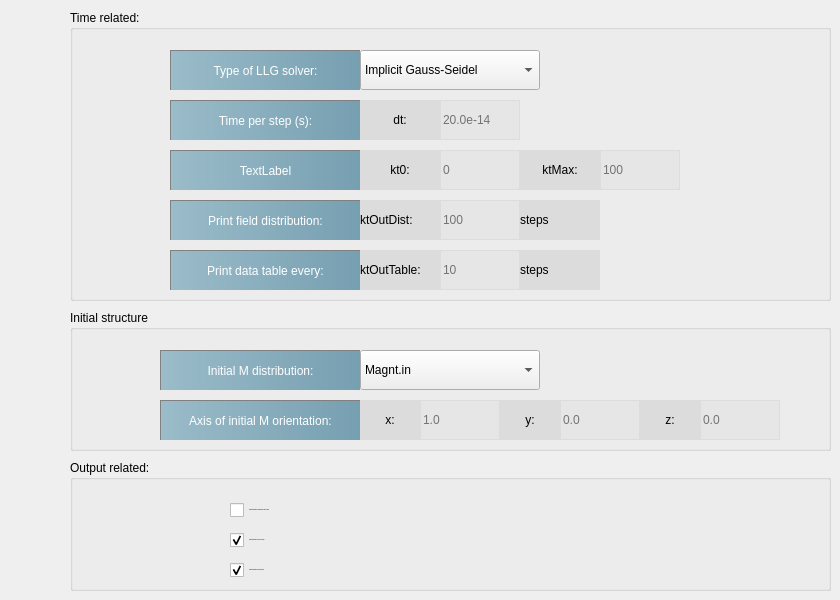
   <widget class="QWidget" name="tab_3">
    <attribute name="title">
     <string>Evolution</string>
    </attribute>
    <widget class="QGroupBox" name="groupBox_3">
     <property name="geometry">
      <rect>
       <x>70</x>
       <y>460</y>
       <width>761</width>
       <height>131</height>
      </rect>
     </property>
     <property name="title">
      <string>Output related:</string>
     </property>
     <widget class="QCheckBox" name="outputS_CB">
      <property name="geometry">
       <rect>
        <x>160</x>
        <y>40</y>
        <width>341</width>
        <height>20</height>
       </rect>
      </property>
      <property name="minimumSize">
       <size>
        <width>0</width>
        <height>20</height>
       </size>
      </property>
      <property name="font">
       <font>
        <pointsize>-1</pointsize>
       </font>
      </property>
      <property name="text">
       <string>Output distribution of eigenstrain, strain, stress</string>
      </property>
     </widget>
     <widget class="QCheckBox" name="outputH_CB">
      <property name="geometry">
       <rect>
        <x>160</x>
        <y>100</y>
        <width>281</width>
        <height>20</height>
       </rect>
      </property>
      <property name="minimumSize">
       <size>
        <width>0</width>
        <height>20</height>
       </size>
      </property>
      <property name="font">
       <font>
        <pointsize>-1</pointsize>
       </font>
      </property>
      <property name="text">
       <string>Output distribution of effective field</string>
      </property>
      <property name="checked">
       <bool>true</bool>
      </property>
     </widget>
     <widget class="QCheckBox" name="outputE_CB">
      <property name="geometry">
       <rect>
        <x>160</x>
        <y>70</y>
        <width>281</width>
        <height>20</height>
       </rect>
      </property>
      <property name="minimumSize">
       <size>
        <width>0</width>
        <height>20</height>
       </size>
      </property>
      <property name="font">
       <font>
        <pointsize>-1</pointsize>
       </font>
      </property>
      <property name="text">
       <string>Output distribution of energy density</string>
      </property>
      <property name="checked">
       <bool>true</bool>
      </property>
     </widget>
    </widget>
    <widget class="QGroupBox" name="groupBox_4">
     <property name="geometry">
      <rect>
       <x>70</x>
       <y>310</y>
       <width>761</width>
       <height>141</height>
      </rect>
     </property>
     <property name="styleSheet">
      <string notr="true">QLineEdit{
	background-color:rgb(230,230,230);
border:1px solid rgb(220,220,220);
min-width:78px;
min-height:38px;
qproperty-alignment: AlignCenter;
}

QLineEdit::hover, QLineEdit:focus{
	background-color:rgb(255,255,255);
}

QLineEdit:focus{
	background-color:rgb(255,255,255);
}

QLabel{
background-color:rgb(220, 220, 220);
qproperty-alignment: AlignCenter;

}</string>
     </property>
     <property name="title">
      <string>Initial structure</string>
     </property>
     <widget class="QLabel" name="label_46">
      <property name="geometry">
       <rect>
        <x>90</x>
        <y>40</y>
        <width>200</width>
        <height>40</height>
       </rect>
      </property>
      <property name="minimumSize">
       <size>
        <width>0</width>
        <height>0</height>
       </size>
      </property>
      <property name="styleSheet">
       <string notr="true">QLabel{
	background-color: qlineargradient(spread:pad, x1:0, y1:0, x2:1, y2:0, stop:0 rgba(155, 188, 201, 255), stop:1 rgba(118, 159, 177, 255))	;
	padding:5px 10px;
width:200px;
height:20px;
	color:white;
border-left: 1px solid gray;
border-top:1px solid gray;
qproperty-alignment: AlignCenter;
width:180px;
height:40px;
}

</string>
      </property>
      <property name="text">
       <string>Initial M distribution:</string>
      </property>
      <property name="alignment">
       <set>Qt::AlignCenter</set>
      </property>
     </widget>
     <widget class="QLabel" name="axisInitialM_LB">
      <property name="geometry">
       <rect>
        <x>90</x>
        <y>90</y>
        <width>200</width>
        <height>40</height>
       </rect>
      </property>
      <property name="minimumSize">
       <size>
        <width>0</width>
        <height>0</height>
       </size>
      </property>
      <property name="styleSheet">
       <string notr="true">QLabel{
	background-color: qlineargradient(spread:pad, x1:0, y1:0, x2:1, y2:0, stop:0 rgba(155, 188, 201, 255), stop:1 rgba(118, 159, 177, 255))	;
	padding:5px 10px;
width:200px;
height:20px;
	color:white;
border-left: 1px solid gray;
border-top:1px solid gray;
qproperty-alignment: AlignCenter;
width:180px;
height:40px;
}

</string>
      </property>
      <property name="text">
       <string>Axis of initial M orientation:</string>
      </property>
      <property name="alignment">
       <set>Qt::AlignCenter</set>
      </property>
     </widget>
     <widget class="QComboBox" name="choiceInitial_Combo">
      <property name="geometry">
       <rect>
        <x>290</x>
        <y>40</y>
        <width>180</width>
        <height>40</height>
       </rect>
      </property>
      <property name="minimumSize">
       <size>
        <width>104</width>
        <height>40</height>
       </size>
      </property>
      <property name="maximumSize">
       <size>
        <width>1000</width>
        <height>16777215</height>
       </size>
      </property>
      <property name="toolTip">
       <string>&lt;html&gt;&lt;head/&gt;&lt;body&gt;&lt;p&gt;Initial m distribution: &lt;/p&gt;&lt;p&gt;0 means 'magnt.in'.&lt;/p&gt;&lt;p&gt;1 means random orientation.&lt;/p&gt;&lt;p&gt;2 means specified uniform orientation.&lt;/p&gt;&lt;p&gt;3 means specified vortex domain.&lt;/p&gt;&lt;/body&gt;&lt;/html&gt;</string>
      </property>
      <property name="currentIndex">
       <number>0</number>
      </property>
      <item>
       <property name="text">
        <string>Magnt.in</string>
       </property>
      </item>
      <item>
       <property name="text">
        <string>Random</string>
       </property>
      </item>
      <item>
       <property name="text">
        <string>Uniform</string>
       </property>
      </item>
      <item>
       <property name="text">
        <string>Vortex</string>
       </property>
      </item>
     </widget>
     <widget class="QLabel" name="axisInitialM1_LB">
      <property name="geometry">
       <rect>
        <x>290</x>
        <y>90</y>
        <width>60</width>
        <height>40</height>
       </rect>
      </property>
      <property name="minimumSize">
       <size>
        <width>60</width>
        <height>0</height>
       </size>
      </property>
      <property name="maximumSize">
       <size>
        <width>60</width>
        <height>16777215</height>
       </size>
      </property>
      <property name="toolTip">
       <string>&lt;html&gt;&lt;head/&gt;&lt;body&gt;&lt;p&gt;Axis of a uniform orientation, or a vortex domain, for the initial m distribution (only for choiceInitialM=2,3)&lt;/p&gt;&lt;/body&gt;&lt;/html&gt;</string>
      </property>
      <property name="text">
       <string>x:</string>
      </property>
      <property name="alignment">
       <set>Qt::AlignCenter</set>
      </property>
     </widget>
     <widget class="QLineEdit" name="axisInitialM1_LE">
      <property name="geometry">
       <rect>
        <x>350</x>
        <y>90</y>
        <width>80</width>
        <height>40</height>
       </rect>
      </property>
      <property name="minimumSize">
       <size>
        <width>80</width>
        <height>40</height>
       </size>
      </property>
      <property name="maximumSize">
       <size>
        <width>80</width>
        <height>16777215</height>
       </size>
      </property>
      <property name="toolTip">
       <string>&lt;html&gt;&lt;head/&gt;&lt;body&gt;&lt;p&gt;Axis of a uniform orientation, or a vortex domain, for the initial m distribution (only for choiceInitialM=2,3)&lt;/p&gt;&lt;/body&gt;&lt;/html&gt;</string>
      </property>
      <property name="placeholderText">
       <string>1.0</string>
      </property>
     </widget>
     <widget class="QLineEdit" name="axisInitialM2_LE">
      <property name="geometry">
       <rect>
        <x>490</x>
        <y>90</y>
        <width>80</width>
        <height>40</height>
       </rect>
      </property>
      <property name="minimumSize">
       <size>
        <width>80</width>
        <height>40</height>
       </size>
      </property>
      <property name="maximumSize">
       <size>
        <width>80</width>
        <height>16777215</height>
       </size>
      </property>
      <property name="toolTip">
       <string>&lt;html&gt;&lt;head/&gt;&lt;body&gt;&lt;p&gt;Axis of a uniform orientation, or a vortex domain, for the initial m distribution (only for choiceInitialM=2,3)&lt;/p&gt;&lt;/body&gt;&lt;/html&gt;</string>
      </property>
      <property name="placeholderText">
       <string>0.0</string>
      </property>
     </widget>
     <widget class="QLabel" name="axisInitialM2_LB">
      <property name="geometry">
       <rect>
        <x>430</x>
        <y>90</y>
        <width>60</width>
        <height>40</height>
       </rect>
      </property>
      <property name="minimumSize">
       <size>
        <width>60</width>
        <height>0</height>
       </size>
      </property>
      <property name="maximumSize">
       <size>
        <width>60</width>
        <height>16777215</height>
       </size>
      </property>
      <property name="toolTip">
       <string>&lt;html&gt;&lt;head/&gt;&lt;body&gt;&lt;p&gt;Axis of a uniform orientation, or a vortex domain, for the initial m distribution (only for choiceInitialM=2,3)&lt;/p&gt;&lt;/body&gt;&lt;/html&gt;</string>
      </property>
      <property name="text">
       <string>y:</string>
      </property>
      <property name="alignment">
       <set>Qt::AlignCenter</set>
      </property>
     </widget>
     <widget class="QLineEdit" name="axisInitialM3_LE">
      <property name="geometry">
       <rect>
        <x>630</x>
        <y>90</y>
        <width>80</width>
        <height>40</height>
       </rect>
      </property>
      <property name="minimumSize">
       <size>
        <width>80</width>
        <height>40</height>
       </size>
      </property>
      <property name="maximumSize">
       <size>
        <width>80</width>
        <height>16777215</height>
       </size>
      </property>
      <property name="toolTip">
       <string>&lt;html&gt;&lt;head/&gt;&lt;body&gt;&lt;p&gt;Axis of a uniform orientation, or a vortex domain, for the initial m distribution (only for choiceInitialM=2,3)&lt;/p&gt;&lt;/body&gt;&lt;/html&gt;</string>
      </property>
      <property name="placeholderText">
       <string>0.0</string>
      </property>
     </widget>
     <widget class="QLabel" name="axisInitialM3_LB">
      <property name="geometry">
       <rect>
        <x>570</x>
        <y>90</y>
        <width>60</width>
        <height>40</height>
       </rect>
      </property>
      <property name="minimumSize">
       <size>
        <width>60</width>
        <height>0</height>
       </size>
      </property>
      <property name="maximumSize">
       <size>
        <width>60</width>
        <height>16777215</height>
       </size>
      </property>
      <property name="toolTip">
       <string>&lt;html&gt;&lt;head/&gt;&lt;body&gt;&lt;p&gt;Axis of a uniform orientation, or a vortex domain, for the initial m distribution (only for choiceInitialM=2,3)&lt;/p&gt;&lt;/body&gt;&lt;/html&gt;</string>
      </property>
      <property name="text">
       <string>z:</string>
      </property>
      <property name="alignment">
       <set>Qt::AlignCenter</set>
      </property>
     </widget>
    </widget>
    <widget class="QGroupBox" name="groupBox_2">
     <property name="geometry">
      <rect>
       <x>70</x>
       <y>10</y>
       <width>761</width>
       <height>291</height>
      </rect>
     </property>
     <property name="styleSheet">
      <string notr="true">QLineEdit{
	background-color:rgb(230,230,230);
border:1px solid rgb(220,220,220);
min-width:78px;
min-height:38px;
qproperty-alignment: AlignCenter;
}

QLineEdit::hover, QLineEdit:focus{
	background-color:rgb(255,255,255);
}

QLineEdit:focus{
	background-color:rgb(255,255,255);
}

QLabel{
background-color:rgb(220, 220, 220);
qproperty-alignment: AlignCenter;

}</string>
     </property>
     <property name="title">
      <string>Time related:</string>
     </property>
     <widget class="QLabel" name="label_41">
      <property name="geometry">
       <rect>
        <x>100</x>
        <y>90</y>
        <width>190</width>
        <height>40</height>
       </rect>
      </property>
      <property name="minimumSize">
       <size>
        <width>0</width>
        <height>0</height>
       </size>
      </property>
      <property name="maximumSize">
       <size>
        <width>1000</width>
        <height>16777215</height>
       </size>
      </property>
      <property name="styleSheet">
       <string notr="true">QLabel{
	background-color: qlineargradient(spread:pad, x1:0, y1:0, x2:1, y2:0, stop:0 rgba(155, 188, 201, 255), stop:1 rgba(118, 159, 177, 255))	;
	padding:5px 10px;
width:200px;
height:20px;
	color:white;
border-left: 1px solid gray;
border-top:1px solid gray;
qproperty-alignment: AlignCenter;
width:180px;
height:40px;
}

</string>
      </property>
      <property name="text">
       <string>Time per step (s):</string>
      </property>
      <property name="alignment">
       <set>Qt::AlignCenter</set>
      </property>
     </widget>
     <widget class="QLabel" name="label_30">
      <property name="geometry">
       <rect>
        <x>100</x>
        <y>140</y>
        <width>190</width>
        <height>40</height>
       </rect>
      </property>
      <property name="minimumSize">
       <size>
        <width>0</width>
        <height>0</height>
       </size>
      </property>
      <property name="styleSheet">
       <string notr="true">QLabel{
	background-color: qlineargradient(spread:pad, x1:0, y1:0, x2:1, y2:0, stop:0 rgba(155, 188, 201, 255), stop:1 rgba(118, 159, 177, 255))	;
	padding:5px 10px;
width:200px;
height:20px;
	color:white;
border-left: 1px solid gray;
border-top:1px solid gray;
qproperty-alignment: AlignCenter;

}

</string>
      </property>
      <property name="text">
       <string>TextLabel</string>
      </property>
      <property name="alignment">
       <set>Qt::AlignCenter</set>
      </property>
     </widget>
     <widget class="QLabel" name="label_22">
      <property name="geometry">
       <rect>
        <x>290</x>
        <y>90</y>
        <width>80</width>
        <height>40</height>
       </rect>
      </property>
      <property name="minimumSize">
       <size>
        <width>0</width>
        <height>0</height>
       </size>
      </property>
      <property name="maximumSize">
       <size>
        <width>80</width>
        <height>16777215</height>
       </size>
      </property>
      <property name="text">
       <string>dt:</string>
      </property>
      <property name="alignment">
       <set>Qt::AlignCenter</set>
      </property>
     </widget>
     <widget class="QLineEdit" name="dt_LE">
      <property name="geometry">
       <rect>
        <x>370</x>
        <y>90</y>
        <width>80</width>
        <height>40</height>
       </rect>
      </property>
      <property name="minimumSize">
       <size>
        <width>80</width>
        <height>40</height>
       </size>
      </property>
      <property name="maximumSize">
       <size>
        <width>80</width>
        <height>16777215</height>
       </size>
      </property>
      <property name="toolTip">
       <string>The marching step size for evolving equation.</string>
      </property>
      <property name="placeholderText">
       <string>20.0e-14</string>
      </property>
     </widget>
     <widget class="QLabel" name="label_43">
      <property name="geometry">
       <rect>
        <x>290</x>
        <y>140</y>
        <width>80</width>
        <height>40</height>
       </rect>
      </property>
      <property name="minimumSize">
       <size>
        <width>0</width>
        <height>0</height>
       </size>
      </property>
      <property name="maximumSize">
       <size>
        <width>80</width>
        <height>16777215</height>
       </size>
      </property>
      <property name="toolTip">
       <string>Starting timestep value</string>
      </property>
      <property name="text">
       <string>kt0:</string>
      </property>
      <property name="alignment">
       <set>Qt::AlignCenter</set>
      </property>
     </widget>
     <widget class="QLineEdit" name="kt0_LE">
      <property name="geometry">
       <rect>
        <x>370</x>
        <y>140</y>
        <width>80</width>
        <height>40</height>
       </rect>
      </property>
      <property name="minimumSize">
       <size>
        <width>80</width>
        <height>40</height>
       </size>
      </property>
      <property name="maximumSize">
       <size>
        <width>80</width>
        <height>16777215</height>
       </size>
      </property>
      <property name="toolTip">
       <string>Starting timestep value</string>
      </property>
      <property name="placeholderText">
       <string>0</string>
      </property>
     </widget>
     <widget class="QLabel" name="label_44">
      <property name="geometry">
       <rect>
        <x>450</x>
        <y>140</y>
        <width>80</width>
        <height>40</height>
       </rect>
      </property>
      <property name="minimumSize">
       <size>
        <width>0</width>
        <height>0</height>
       </size>
      </property>
      <property name="maximumSize">
       <size>
        <width>80</width>
        <height>16777215</height>
       </size>
      </property>
      <property name="toolTip">
       <string>The ending step of the simulation</string>
      </property>
      <property name="text">
       <string>ktMax:</string>
      </property>
      <property name="alignment">
       <set>Qt::AlignCenter</set>
      </property>
     </widget>
     <widget class="QLineEdit" name="ktmax_LE">
      <property name="geometry">
       <rect>
        <x>530</x>
        <y>140</y>
        <width>80</width>
        <height>40</height>
       </rect>
      </property>
      <property name="minimumSize">
       <size>
        <width>80</width>
        <height>40</height>
       </size>
      </property>
      <property name="maximumSize">
       <size>
        <width>80</width>
        <height>16777215</height>
       </size>
      </property>
      <property name="toolTip">
       <string>The ending step of the simulation</string>
      </property>
      <property name="placeholderText">
       <string>100</string>
      </property>
     </widget>
     <widget class="QLabel" name="label_55">
      <property name="geometry">
       <rect>
        <x>100</x>
        <y>190</y>
        <width>190</width>
        <height>40</height>
       </rect>
      </property>
      <property name="minimumSize">
       <size>
        <width>0</width>
        <height>0</height>
       </size>
      </property>
      <property name="styleSheet">
       <string notr="true">QLabel{
	background-color: qlineargradient(spread:pad, x1:0, y1:0, x2:1, y2:0, stop:0 rgba(155, 188, 201, 255), stop:1 rgba(118, 159, 177, 255))	;
	padding:5px 10px;
	color:white;
border-left: 1px solid gray;
border-top:1px solid gray;
qproperty-alignment: AlignCenter;
width:180px;
height:40px;
}

</string>
      </property>
      <property name="text">
       <string>Print field distribution:</string>
      </property>
      <property name="alignment">
       <set>Qt::AlignCenter</set>
      </property>
     </widget>
     <widget class="QLabel" name="label_45">
      <property name="geometry">
       <rect>
        <x>100</x>
        <y>240</y>
        <width>190</width>
        <height>40</height>
       </rect>
      </property>
      <property name="minimumSize">
       <size>
        <width>0</width>
        <height>0</height>
       </size>
      </property>
      <property name="styleSheet">
       <string notr="true">QLabel{
	background-color: qlineargradient(spread:pad, x1:0, y1:0, x2:1, y2:0, stop:0 rgba(155, 188, 201, 255), stop:1 rgba(118, 159, 177, 255))	;
	padding:5px 10px;
	color:white;
border-left: 1px solid gray;
border-top:1px solid gray;
qproperty-alignment: AlignCenter;
width:180px;
height:40px;
}

</string>
      </property>
      <property name="text">
       <string>Print data table every:</string>
      </property>
      <property name="alignment">
       <set>Qt::AlignCenter</set>
      </property>
     </widget>
     <widget class="QLabel" name="label_28">
      <property name="geometry">
       <rect>
        <x>290</x>
        <y>190</y>
        <width>80</width>
        <height>40</height>
       </rect>
      </property>
      <property name="minimumSize">
       <size>
        <width>0</width>
        <height>0</height>
       </size>
      </property>
      <property name="toolTip">
       <string>output step interval for spatial distribution</string>
      </property>
      <property name="text">
       <string>ktOutDist:</string>
      </property>
     </widget>
     <widget class="QLineEdit" name="ktOutDist_LE">
      <property name="geometry">
       <rect>
        <x>370</x>
        <y>190</y>
        <width>80</width>
        <height>40</height>
       </rect>
      </property>
      <property name="minimumSize">
       <size>
        <width>80</width>
        <height>40</height>
       </size>
      </property>
      <property name="maximumSize">
       <size>
        <width>80</width>
        <height>16777215</height>
       </size>
      </property>
      <property name="toolTip">
       <string>output step interval for spatial distribution</string>
      </property>
      <property name="placeholderText">
       <string>100</string>
      </property>
     </widget>
     <widget class="QLabel" name="label_24">
      <property name="geometry">
       <rect>
        <x>450</x>
        <y>190</y>
        <width>80</width>
        <height>40</height>
       </rect>
      </property>
      <property name="minimumSize">
       <size>
        <width>0</width>
        <height>0</height>
       </size>
      </property>
      <property name="toolTip">
       <string>output step interval for spatial distribution</string>
      </property>
      <property name="text">
       <string>steps</string>
      </property>
     </widget>
     <widget class="QLabel" name="label_26">
      <property name="geometry">
       <rect>
        <x>290</x>
        <y>240</y>
        <width>80</width>
        <height>40</height>
       </rect>
      </property>
      <property name="minimumSize">
       <size>
        <width>0</width>
        <height>0</height>
       </size>
      </property>
      <property name="toolTip">
       <string>output step interval for data table</string>
      </property>
      <property name="text">
       <string>ktOutTable:</string>
      </property>
     </widget>
     <widget class="QLineEdit" name="ktOutTable_LE">
      <property name="geometry">
       <rect>
        <x>370</x>
        <y>240</y>
        <width>80</width>
        <height>40</height>
       </rect>
      </property>
      <property name="minimumSize">
       <size>
        <width>80</width>
        <height>40</height>
       </size>
      </property>
      <property name="maximumSize">
       <size>
        <width>80</width>
        <height>16777215</height>
       </size>
      </property>
      <property name="toolTip">
       <string>output step interval for data table</string>
      </property>
      <property name="placeholderText">
       <string>10</string>
      </property>
     </widget>
     <widget class="QLabel" name="label_25">
      <property name="geometry">
       <rect>
        <x>450</x>
        <y>240</y>
        <width>80</width>
        <height>40</height>
       </rect>
      </property>
      <property name="minimumSize">
       <size>
        <width>0</width>
        <height>0</height>
       </size>
      </property>
      <property name="toolTip">
       <string>output step interval for data table</string>
      </property>
      <property name="text">
       <string>steps</string>
      </property>
     </widget>
     <widget class="QLabel" name="label_42">
      <property name="geometry">
       <rect>
        <x>100</x>
        <y>40</y>
        <width>190</width>
        <height>40</height>
       </rect>
      </property>
      <property name="minimumSize">
       <size>
        <width>0</width>
        <height>0</height>
       </size>
      </property>
      <property name="maximumSize">
       <size>
        <width>1000</width>
        <height>16777215</height>
       </size>
      </property>
      <property name="styleSheet">
       <string notr="true">QLabel{
	background-color: qlineargradient(spread:pad, x1:0, y1:0, x2:1, y2:0, stop:0 rgba(155, 188, 201, 255), stop:1 rgba(118, 159, 177, 255))	;
	padding:5px 10px;
width:200px;
height:20px;
	color:white;
border-left: 1px solid gray;
border-top:1px solid gray;
qproperty-alignment: AlignCenter;
width:180px;
height:40px;
}

</string>
      </property>
      <property name="text">
       <string>Type of LLG solver:</string>
      </property>
      <property name="alignment">
       <set>Qt::AlignCenter</set>
      </property>
     </widget>
     <widget class="QComboBox" name="choiceLLGSolver_Combo">
      <property name="geometry">
       <rect>
        <x>290</x>
        <y>40</y>
        <width>180</width>
        <height>40</height>
       </rect>
      </property>
      <property name="minimumSize">
       <size>
        <width>104</width>
        <height>40</height>
       </size>
      </property>
      <property name="maximumSize">
       <size>
        <width>1000</width>
        <height>16777215</height>
       </size>
      </property>
      <property name="toolTip">
       <string>&lt;html&gt;&lt;head/&gt;&lt;body&gt;&lt;p&gt;Initial m distribution: &lt;/p&gt;&lt;p&gt;0 means 'magnt.in'.&lt;/p&gt;&lt;p&gt;1 means random orientation.&lt;/p&gt;&lt;p&gt;2 means specified uniform orientation.&lt;/p&gt;&lt;p&gt;3 means specified vortex domain.&lt;/p&gt;&lt;/body&gt;&lt;/html&gt;</string>
      </property>
      <property name="currentIndex">
       <number>0</number>
      </property>
      <item>
       <property name="text">
        <string>Implicit Gauss-Seidel </string>
       </property>
      </item>
      <item>
       <property name="text">
        <string>Explicit RK4</string>
       </property>
      </item>
     </widget>
    </widget>
   </widget>
